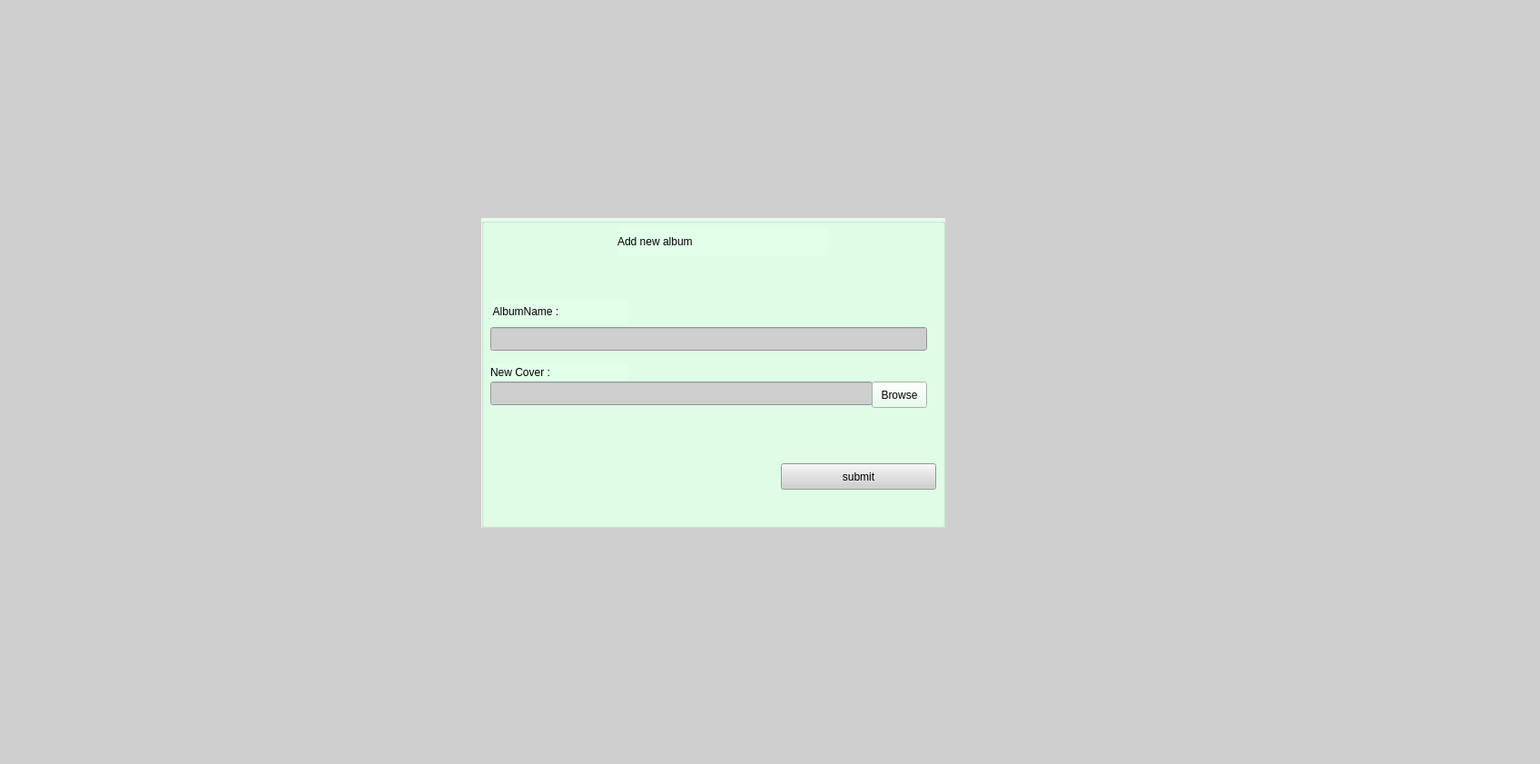
<?xml version="1.0" encoding="UTF-8"?>
<ui version="4.0">
 <class>AddAlbumWindow</class>
 <widget class="QWidget" name="AddAlbumWindow">
  <property name="geometry">
   <rect>
    <x>0</x>
    <y>0</y>
    <width>1696</width>
    <height>841</height>
   </rect>
  </property>
  <property name="windowTitle">
   <string>Form</string>
  </property>
  <property name="styleSheet">
   <string notr="true">background-color: rgb(207, 207, 207);</string>
  </property>
  <widget class="QGroupBox" name="groupBox">
   <property name="geometry">
    <rect>
     <x>530</x>
     <y>240</y>
     <width>511</width>
     <height>341</height>
    </rect>
   </property>
   <property name="font">
    <font>
     <bold>false</bold>
    </font>
   </property>
   <property name="styleSheet">
    <string notr="true">background-color: rgb(226, 255, 233);
border-color: rgb(0, 0, 0);</string>
   </property>
   <property name="title">
    <string/>
   </property>
   <widget class="QPushButton" name="pushButton">
    <property name="geometry">
     <rect>
      <x>330</x>
      <y>270</y>
      <width>171</width>
      <height>29</height>
     </rect>
    </property>
    <property name="styleSheet">
     <string notr="true">font: 700 italic 9pt &quot;Segoe UI&quot;;
background-color: rgb(207, 207, 207);</string>
    </property>
    <property name="text">
     <string>submit</string>
    </property>
   </widget>
   <widget class="QLabel" name="label_3">
    <property name="geometry">
     <rect>
      <x>10</x>
      <y>160</y>
      <width>151</width>
      <height>20</height>
     </rect>
    </property>
    <property name="styleSheet">
     <string notr="true">font: 700 italic 9pt &quot;Segoe UI&quot;;</string>
    </property>
    <property name="text">
     <string>New Cover :</string>
    </property>
   </widget>
   <widget class="QLineEdit" name="albumName">
    <property name="geometry">
     <rect>
      <x>10</x>
      <y>120</y>
      <width>481</width>
      <height>26</height>
     </rect>
    </property>
    <property name="styleSheet">
     <string notr="true">background-color: rgb(207, 207, 207);</string>
    </property>
   </widget>
   <widget class="QLabel" name="label_2">
    <property name="geometry">
     <rect>
      <x>10</x>
      <y>90</y>
      <width>151</width>
      <height>26</height>
     </rect>
    </property>
    <property name="styleSheet">
     <string notr="true">font: 700 italic 9pt &quot;Segoe UI&quot;;</string>
    </property>
    <property name="text">
     <string> AlbumName :</string>
    </property>
   </widget>
   <widget class="QLabel" name="label">
    <property name="geometry">
     <rect>
      <x>150</x>
      <y>10</y>
      <width>231</width>
      <height>31</height>
     </rect>
    </property>
    <property name="styleSheet">
     <string notr="true">font: 700 italic 18pt &quot;Segoe UI&quot;;</string>
    </property>
    <property name="text">
     <string>Add new album</string>
    </property>
   </widget>
   <widget class="QLineEdit" name="lineEditCover">
    <property name="geometry">
     <rect>
      <x>10</x>
      <y>180</y>
      <width>421</width>
      <height>26</height>
     </rect>
    </property>
    <property name="styleSheet">
     <string notr="true">background-color: rgb(207, 207, 207);</string>
    </property>
   </widget>
   <widget class="QPushButton" name="pushButtonBrowse">
    <property name="geometry">
     <rect>
      <x>430</x>
      <y>180</y>
      <width>61</width>
      <height>29</height>
     </rect>
    </property>
    <property name="styleSheet">
     <string notr="true">font: 700 italic 9pt &quot;Segoe UI&quot;;</string>
    </property>
    <property name="text">
     <string>Browse</string>
    </property>
   </widget>
  </widget>
 </widget>
 <resources/>
 <connections/>
</ui>
